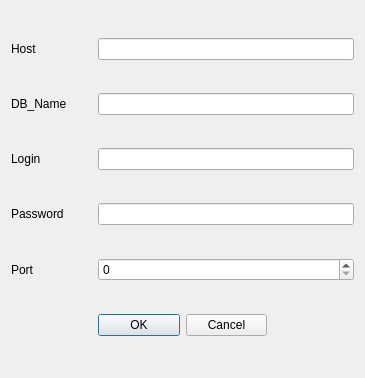
<?xml version="1.0" encoding="UTF-8"?>
<ui version="4.0">
 <class>Dialog</class>
 <widget class="QDialog" name="Dialog">
  <property name="geometry">
   <rect>
    <x>0</x>
    <y>0</y>
    <width>365</width>
    <height>378</height>
   </rect>
  </property>
  <property name="windowTitle">
   <string>Dialog</string>
  </property>
  <layout class="QGridLayout" name="gridLayout">
   <item row="4" column="0">
    <widget class="QLabel" name="label_5">
     <property name="text">
      <string>Port</string>
     </property>
    </widget>
   </item>
   <item row="1" column="0">
    <widget class="QLabel" name="label_2">
     <property name="text">
      <string>DB_Name</string>
     </property>
    </widget>
   </item>
   <item row="0" column="1" colspan="3">
    <widget class="QLineEdit" name="LE_Host"/>
   </item>
   <item row="2" column="0">
    <widget class="QLabel" name="label_3">
     <property name="text">
      <string>Login</string>
     </property>
    </widget>
   </item>
   <item row="3" column="0">
    <widget class="QLabel" name="label_4">
     <property name="text">
      <string>Password</string>
     </property>
    </widget>
   </item>
   <item row="3" column="1" colspan="3">
    <widget class="QLineEdit" name="LE_Pass"/>
   </item>
   <item row="4" column="1" colspan="3">
    <widget class="QSpinBox" name="spB_port"/>
   </item>
   <item row="0" column="0">
    <widget class="QLabel" name="label">
     <property name="text">
      <string>Host</string>
     </property>
    </widget>
   </item>
   <item row="1" column="1" colspan="3">
    <widget class="QLineEdit" name="LE_DBNAme"/>
   </item>
   <item row="2" column="1" colspan="3">
    <widget class="QLineEdit" name="LE_Login"/>
   </item>
   <item row="5" column="1">
    <widget class="QPushButton" name="pb_ok">
     <property name="text">
      <string>OK</string>
     </property>
    </widget>
   </item>
   <item row="5" column="2">
    <widget class="QPushButton" name="pb_Cancel">
     <property name="text">
      <string>Cancel</string>
     </property>
    </widget>
   </item>
  </layout>
 </widget>
 <resources/>
 <connections/>
</ui>
